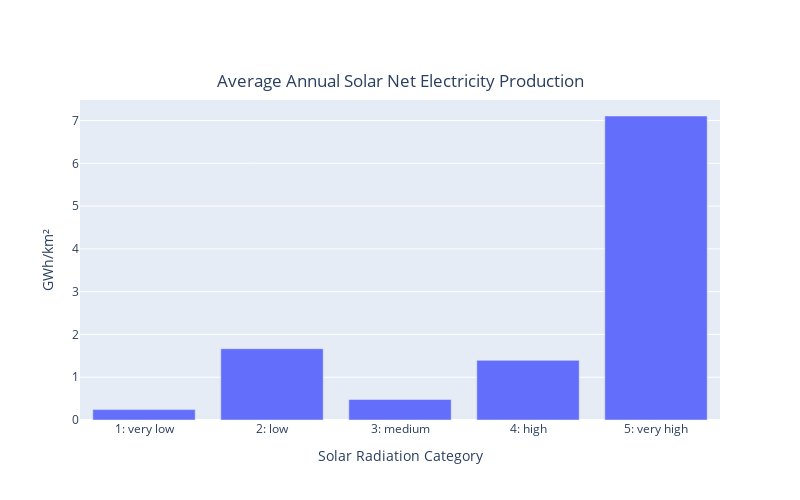

Here is the notebook cell this chart was saved with:
### Code cell
df_pivot_class = df_countries.pivot_table(index="solar_class", values=["solar_power_intensity_[GWh_per_km2]"], aggfunc="mean")

fig = px.bar(df_pivot_class, x=df_pivot_class.index, y="solar_power_intensity_[GWh_per_km2]",
             title='Average Annual Solar Net Electricity Production')

fig.update_layout(height=500, width=800, showlegend=False,
                  title={'y': 0.85, 'x': 0.5, 'xanchor': 'center', 'yanchor': 'top'})

fig.update_xaxes(title_text="Solar Radiation Category")
fig.update_yaxes(title_text="GWh/km²")

fig.show()

### Figure 1 — Plotly figure (JSON) as saved in the notebook; plotly's stock layout.template omitted (floating-point values rounded to 4 significant figures)
{"data": [{"alignmentgroup": "True", "hovertemplate": "solar_class=%{x}<br>solar_power_intensity_[GWh_per_km2]=%{y}<extra></extra>", "legendgroup": "", "marker": {"color": "#636efa", "pattern": {"shape": ""}}, "name": "", "offsetgroup": "", "orientation": "v", "showlegend": false, "textposition": "auto", "type": "bar", "x": ["1: very low", "2: low", "3: medium", "4: high", "5: very high"], "xaxis": "x", "y": [0.2429, 1.667, 0.48, 1.394, 7.105], "yaxis": "y"}], "layout": {"barmode": "relative", "height": 500, "legend": {"tracegroupgap": 0}, "showlegend": false, "title": {"text": "Average Annual Solar Net Electricity Production", "x": 0.5, "xanchor": "center", "y": 0.85, "yanchor": "top"}, "width": 800, "xaxis": {"anchor": "y", "domain": [0, 1], "title": {"text": "Solar Radiation Category"}}, "yaxis": {"anchor": "x", "domain": [0, 1], "title": {"text": "GWh/km²"}}}}
